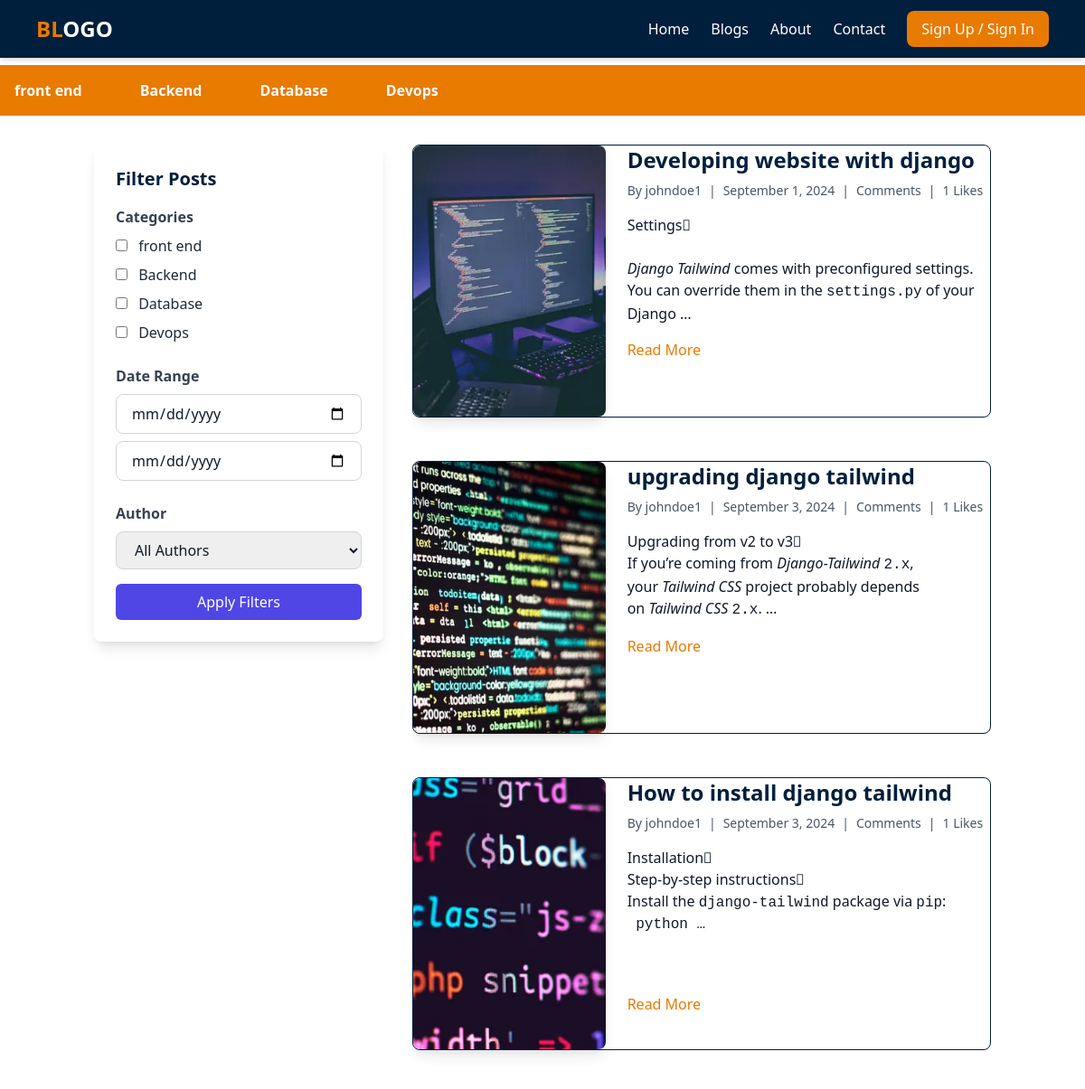
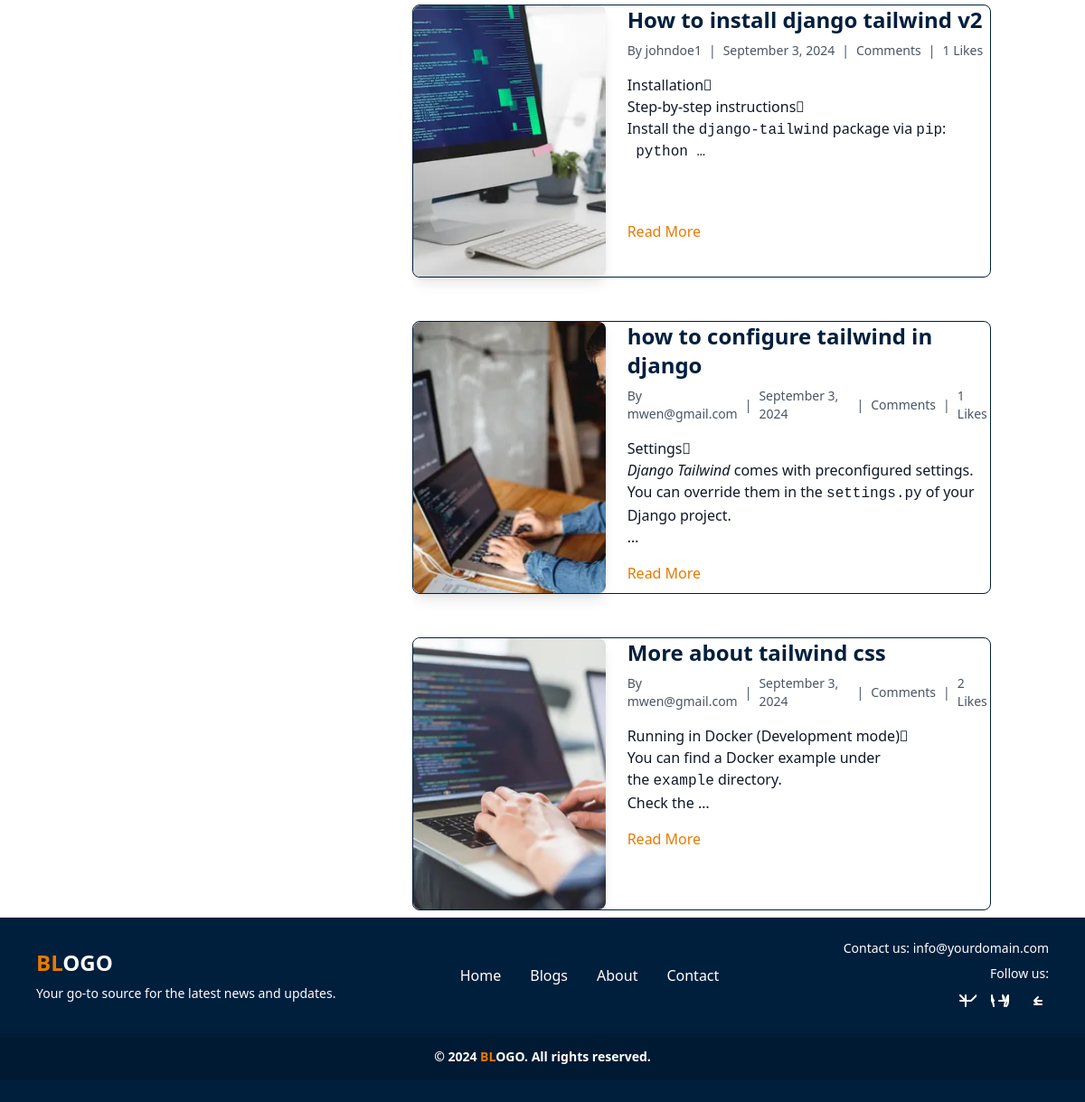
/filter/, run on the app's committed database (2 pictures, top to bottom).
### blogapp/models.py (models this page shows, shortened)
class Category(models.Model):
    name = models.CharField(max_length=100, unique=True)
    slug = models.SlugField(max_length=100, unique=True)

class Post(models.Model):
    title = models.CharField(max_length=200, unique=True)
    slug = models.SlugField(max_length=200, unique=True, blank=True)
    author = models.ForeignKey(User, on_delete=models.CASCADE, related_name='blog_posts')
    content = RichTextUploadingField()  # Rich text content
    image = models.ImageField(upload_to='post_images/', blank=True, null=True)
    category = models.ForeignKey(Category, on_delete=models.SET_NULL, null=True, related_name='posts')  # Single category
    created_at = models.DateTimeField(auto_now_add=True)
    updated_at = models.DateTimeField(auto_now=True)

### blogapp/views.py (the view)
# urls.py: path('filter/', FilterPostsView.as_view(), name='filter_posts'),
class FilterPostsView(ListView):
    model = Post
    template_name = 'filter_posts.html'
    context_object_name = 'posts'
    def get_queryset(self):
        category_id = self.request.GET.get('category')
        author_id = self.request.GET.get('author')
        start_date = self.request.GET.get('start_date')
        end_date = self.request.GET.get('end_date')
        query = self.request.GET.get('query', '')
        filters = Q()
        if category_id:
            filters &= Q(category_id=category_id)
        if author_id:
            filters &= Q(author_id=author_id)
        if start_date:
            filters &= Q(created_at__gte=datetime.strptime(start_date, '%Y-%m-%d'))
        if end_date:
            filters &= Q(created_at__lte=datetime.strptime(end_date, '%Y-%m-%d'))
        if query:
            filters &= Q(title__icontains=query) | Q(content__icontains=query)
        return Post.objects.filter(filters).distinct()
    def get_context_data(self, **kwargs):
        context = super().get_context_data(**kwargs)
        context['categories'] = Category.objects.all()
        context['authors'] = User.objects.all()
        return context

### blogapp/templates/filter_posts.html (shortened to what this page needs)
{% extends 'base.html' %}
{% block content %}
<section class="bg-white py-2">
    <div class="overflow-x-auto whitespace-nowrap py-4 mb-8 bg-[#e87a00]">
        <ul class="flex space-x-8 animate-scroll">
            {% for category in categories %}
                <li>
                    <a href="#" class="text-white font-bold px-4 py-2">{{ category.name }}</a>
                </li>
            {% endfor %}
        </ul>
    </div>
    <div class="container mx-auto px-4 flex flex-col lg:flex-row gap-8">
        <aside class="lg:w-1/3 space-y-8 lg:sticky lg:top-20 order-1 lg:order-none">
            <div class="bg-white p-6 rounded-lg shadow-lg">
                <h3 class="text-xl font-bold text-[#001f3d] mb-4">Filter Posts</h3>
                <form method="get" action="{% url 'filter_posts' %}">
                    <div class="mb-6">
                        <h4 class="text-md font-semibold text-gray-700 mb-2">Categories</h4>
                        <ul class="space-y-2">
                            {% for category in categories %}
                            <li>
                                <input type="checkbox" id="category{{ category.id }}" name="category" value="{{ category.id }}" class="mr-2"
                                    {% if request.GET.category and category.id|stringformat:"s" in request.GET.category %}checked{% endif %}>
                                <label for="category{{ category.id }}" class="text-gray-800">{{ category.name }}</label>
                            </li>
                            {% endfor %}
                        </ul>
                    </div>
                    <div class="mb-6">
                        <h4 class="text-md font-semibold text-gray-700 mb-2">Date Range</h4>
                        <input type="date" name="start_date" value="{{ request.GET.start_date }}" class="w-full px-4 py-2 border border-gray-300 rounded-lg mb-2">
                        <input type="date" name="end_date" value="{{ request.GET.end_date }}" class="w-full px-4 py-2 border border-gray-300 rounded-lg">
                    </div>
                    <div>
                        <h4 class="text-md font-semibold text-gray-700 mb-2">Author</h4>
                        <select name="author" class="w-full px-4 py-2 border border-gray-300 rounded-lg">
                            <option value="">All Authors</option>
                        </select>
                    </div>
                    <button type="submit" class="bg-indigo-600 text-white px-4 py-2 rounded-md mt-4 w-full">Apply Filters</button>
                </form>
            </div>
        </aside>
        <div class="lg:w-2/3 space-y-12 overflow-y-auto h-[100vh] scrollbar-hide order-2 lg:order-none">
            {% if posts %}
                {% for post in posts %}
                <div class="flex flex-col sm:flex-row border border-[#001f3d] rounded-lg items-start mb-4">
                        <div class="w-full sm:w-1/3 sm:h-[300px] h-full mb-4 sm:mb-0">
                            <img src="{{ post.image.url }}" alt="Blog Image {{ forloop.counter }}" class="w-full h-full object-cover rounded-lg shadow-lg">
                        </div>
                        <div class="sm:ml-6 flex-1 flex flex-col justify-between">
                            <div>
                                <h2 class="text-2xl font-bold text-[#001f3d]">{{ post.title }}</h2>
                                <div class="flex items-center text-gray-600 text-sm mt-2">
                                    <span>By {{ post.author.username }}</span>
                                    <span class="mx-2">|</span>
                                    <span>{{ post.created_at|date:"F j, Y" }}</span>
                                    <span class="mx-2">|</span>
                                    <span>{{ post.comment_set.count }} Comments</span>
                                    <span class="mx-2">|</span>
                                    <span>{{ post.likes.count }} Likes</span>
                                </div>
                                <p class="text-gray-800 mt-4">{{ post.content|safe|truncatewords:20 }}</p>
                            </div>
                            <a href="{% url 'post_detail' slug=post.slug %}" class="text-[#e87a00] mt-4 inline-block">Read More</a>
                        </div>
                    </div>
                {% endfor %}
            {% else %}
                <p>No posts found matching your criteria.</p>
            {% endif %}
        </div>
    </div>
</section>
{% endblock %}

### blogapp/templates/base.html (shortened to what this page needs)
{% load static %}
<!DOCTYPE html>
<html lang="en">
<head>
    <link href="{% static 'css/dist/styles.css' %}" rel="stylesheet">
</head>
<body class="bg-gray-100 text-gray-900 p-0 {% if user.is_authenticated %}user-authenticated{% endif %}">
<nav class="bg-[#001f3d] text-white shadow-md sticky top-0 z-50">
    <div class="max-w-6xl mx-auto px-4 py-3 flex items-center justify-between">
        <div class="text-2xl font-bold">
            <a href="{% url 'home' %}" class="hover:text-[#e87a00]">
                <span class="text-[#e87a00] text-2xl hover:text-white font-bold">BL</span>OGO
            </a>
        </div>
        <div class="hidden md:flex space-x-6 items-center">
            <a href="{% url 'home' %}" class="hover:text-[#e87a00]">Home</a>
            <a href="{% url 'filter_posts' %}" class="hover:text-[#e87a00]">Blogs</a>
            <a href="{% url 'about' %}" class="hover:text-[#e87a00]">About </a>
            <a href="{% url 'contact' %}" class="hover:text-[#e87a00]">Contact</a>
            {% if user.is_authenticated %}
                <div class="relative">
                    <button id="profileMenuToggle" class="flex items-center">
                        <img src="{{ user.profile.image.url }}" alt="Profile" class="w-10 h-10 rounded-full border-2 border-[#e87a00]">
                        <span class="ml-2">{{ user.username }}</span>
                    </button>
                    <div id="profileDropdown" class="absolute right-0 mt-2 w-48 bg-white text-[#001f3d] border border-[#e87a00] rounded-lg shadow-lg hidden">
                        <a href="{% url 'profile' %}" class="block px-4 py-2  hover:text-[#e87a00]">Profile Settings</a>
                        <a href="{% url 'logout' %}" class="block px-4 py-2   hover:text-[#e87a00]">Logout</a>
                    </div>
                </div>
            {% else %}
                <button class="bg-[#e87a00] text-white px-4 py-2 rounded-lg hover:bg-[#cc6b00]" onclick="openModal('signInForm')">Sign Up / Sign In</button>
            {% endif %}
        </div>
    </div>
</nav>
    <main>
        {% block content %}{% endblock %}
    </main>
    <footer class="bg-[#001f3d] text-white py-6">
        <div class="max-w-6xl mx-auto px-4">
            <div class="flex flex-col md:flex-row justify-between items-center space-y-6 md:space-y-0">
                <div class="text-center md:text-left">
                    <h1 class="text-2xl font-bold mb-2"><span class="text-[#e87a00] text-2xl hover:text-white font-bold">BL</span>OGO</h1>
                    <p class="text-sm">Your go-to source for the latest news and updates.</p>
                </div>
                <div class="flex flex-col md:flex-row space-y-4 md:space-y-0 md:space-x-8">
                    <a href="{% url 'home' %}" class="hover:text-[#e87a00]">Home</a>
                    <a href="{% url 'filter_posts' %}" class="hover:text-[#e87a00]">Blogs</a>
                    <a href="{% url 'about' %}" class="hover:text-[#e87a00]">About</a>
                    <a href="{% url 'contact' %}" class="hover:text-[#e87a00]">Contact</a>
                </div>
                <div class="text-center md:text-right">
                    <p class="text-sm mb-2">Contact us: <a href="mailto:info@yourdomain.com" class="hover:text-[#e87a00]">info@yourdomain.com</a></p>
                    <p class="text-sm">Follow us:</p>
                    <div class="flex justify-center md:justify-end space-x-4 mt-2">
                        <a href="#" class="hover:text-[#e87a00]"><svg class="w-6 h-6" fill="none" stroke="currentColor" viewBox="0 0 24 24" xmlns="http://www.w3.org/2000/svg"><path stroke-linecap="round" stroke-linejoin="round" stroke-width="2" d="M18 12H6m6 6v-6m0 0V6m0 6L6 6m12 6l6-6"></path></svg></a>
                        <a href="#" class="hover:text-[#e87a00]"></a>
                        <a href="#" class="hover:text-[#e87a00]"><svg class="w-6 h-6" fill="none" stroke="currentColor" viewBox="0 0 24 24" xmlns="http://www.w3.org/2000/svg"><path stroke-linecap="round" stroke-linejoin="round" stroke-width="2" d="M8 12h8m-8 0l4-4m-4 4l4 4m0 0H8m0 0h8"></path></svg></a>
                    </div>
                </div>
            </div>
        </div>
        <div class="bg-[#001a33] text-center py-4 mt-6 font-bold">
            <p class="text-sm">&copy; 2024 <span class="text-[#e87a00]   hover:text-white  ">BL</span>OGO. All rights reserved.</p>
        </div>
    </footer>
</body>
</html>

### blogapp/templates/base.html (style rules this page uses)
.scrollbar-hide { -ms-overflow-style: none; scrollbar-width: none; }

### data on the page
Category: name "front end"
Category: name "Backend"
Category: name "Database"
Category: name "Devops"
Post: image (picture), title "Developing website with django", author.username "johndoe1", created_at "September 1, 2024", likes.count "1", content "Settings Django Tailwind comes with preconfigured settings. You can override them in the settings.py of your Django …"
Post: image (picture), title "upgrading django tailwind", author.username "johndoe1", created_at "September 3, 2024", likes.count "1", content "Upgrading from v2 to v3 If you’re coming from Django-Tailwind 2.x , your Tailwind CSS project probably depends on Tailwind CSS 2.x . …"
Post: image (picture), title "How to install django tailwind", author.username "johndoe1", created_at "September 3, 2024", likes.count "1", content "Installation Step-by-step instructions Install the django-tailwind package via pip : python …"
Post: image (picture), title "How to install django tailwind v2", author.username "johndoe1", created_at "September 3, 2024", likes.count "1", content "Installation Step-by-step instructions Install the django-tailwind package via pip : python …"
Post: image (picture), title "how to configure tailwind in django", author.username "mwen@gmail.com", created_at "September 3, 2024", likes.count "1", content "Settings Django Tailwind comes with preconfigured settings. You can override them in the settings.py of your Django project. …"
Post: image (picture), title "More about tailwind css", author.username "mwen@gmail.com", created_at "September 3, 2024", likes.count "2", content "Running in Docker (Development mode) You can find a Docker example under the example directory. Check the …"
